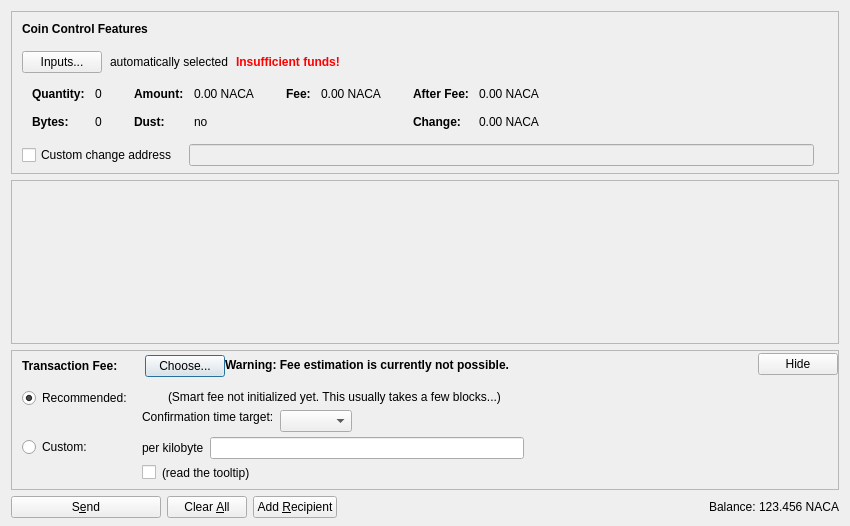
<?xml version="1.0" encoding="UTF-8"?>
<ui version="4.0">
 <class>SendCoinsDialog</class>
 <widget class="QDialog" name="SendCoinsDialog">
  <property name="geometry">
   <rect>
    <x>0</x>
    <y>0</y>
    <width>850</width>
    <height>526</height>
   </rect>
  </property>
  <property name="windowTitle">
   <string>Send Coins</string>
  </property>
  <layout class="QVBoxLayout" name="verticalLayout" stretch="0,1,0,0">
   <property name="bottomMargin">
    <number>8</number>
   </property>
   <item>
    <widget class="QFrame" name="frameCoinControl">
     <property name="sizePolicy">
      <sizepolicy hsizetype="Expanding" vsizetype="Expanding">
       <horstretch>0</horstretch>
       <verstretch>0</verstretch>
      </sizepolicy>
     </property>
     <property name="maximumSize">
      <size>
       <width>16777215</width>
       <height>16777215</height>
      </size>
     </property>
     <property name="frameShape">
      <enum>QFrame::StyledPanel</enum>
     </property>
     <property name="frameShadow">
      <enum>QFrame::Sunken</enum>
     </property>
     <layout class="QVBoxLayout" name="verticalLayoutCoinControl2">
      <property name="spacing">
       <number>0</number>
      </property>
      <property name="leftMargin">
       <number>0</number>
      </property>
      <property name="topMargin">
       <number>0</number>
      </property>
      <property name="rightMargin">
       <number>0</number>
      </property>
      <property name="bottomMargin">
       <number>6</number>
      </property>
      <item>
       <layout class="QVBoxLayout" name="verticalLayoutCoinControl" stretch="0,0,0,0,1">
        <property name="spacing">
         <number>0</number>
        </property>
        <property name="leftMargin">
         <number>10</number>
        </property>
        <property name="topMargin">
         <number>10</number>
        </property>
        <item>
         <layout class="QHBoxLayout" name="horizontalLayoutCoinControl1">
          <property name="bottomMargin">
           <number>15</number>
          </property>
          <item>
           <widget class="QLabel" name="labelCoinControlFeatures">
            <property name="sizePolicy">
             <sizepolicy hsizetype="Preferred" vsizetype="Maximum">
              <horstretch>0</horstretch>
              <verstretch>0</verstretch>
             </sizepolicy>
            </property>
            <property name="font">
             <font>
              <weight>75</weight>
              <bold>true</bold>
             </font>
            </property>
            <property name="styleSheet">
             <string notr="true">font-weight:bold;</string>
            </property>
            <property name="text">
             <string>Coin Control Features</string>
            </property>
           </widget>
          </item>
         </layout>
        </item>
        <item>
         <layout class="QHBoxLayout" name="horizontalLayoutCoinControl2" stretch="0,0,0,0">
          <property name="spacing">
           <number>8</number>
          </property>
          <property name="bottomMargin">
           <number>10</number>
          </property>
          <item>
           <widget class="QPushButton" name="pushButtonCoinControl">
            <property name="styleSheet">
             <string notr="true"/>
            </property>
            <property name="text">
             <string>Inputs...</string>
            </property>
            <property name="autoDefault">
             <bool>false</bool>
            </property>
           </widget>
          </item>
          <item>
           <widget class="QLabel" name="labelCoinControlAutomaticallySelected">
            <property name="text">
             <string>automatically selected</string>
            </property>
            <property name="margin">
             <number>5</number>
            </property>
           </widget>
          </item>
          <item>
           <widget class="QLabel" name="labelCoinControlInsuffFunds">
            <property name="font">
             <font>
              <weight>75</weight>
              <bold>true</bold>
             </font>
            </property>
            <property name="styleSheet">
             <string notr="true">color:red;font-weight:bold;</string>
            </property>
            <property name="text">
             <string>Insufficient funds!</string>
            </property>
            <property name="margin">
             <number>5</number>
            </property>
           </widget>
          </item>
          <item>
           <spacer name="horizontalSpacerCoinControl">
            <property name="orientation">
             <enum>Qt::Horizontal</enum>
            </property>
            <property name="sizeHint" stdset="0">
             <size>
              <width>40</width>
              <height>1</height>
             </size>
            </property>
           </spacer>
          </item>
         </layout>
        </item>
        <item>
         <widget class="QWidget" name="widgetCoinControl" native="true">
          <property name="sizePolicy">
           <sizepolicy hsizetype="Preferred" vsizetype="Preferred">
            <horstretch>0</horstretch>
            <verstretch>0</verstretch>
           </sizepolicy>
          </property>
          <property name="minimumSize">
           <size>
            <width>0</width>
            <height>0</height>
           </size>
          </property>
          <property name="styleSheet">
           <string notr="true"/>
          </property>
          <layout class="QHBoxLayout" name="horizontalLayoutCoinControl5">
           <property name="leftMargin">
            <number>0</number>
           </property>
           <property name="topMargin">
            <number>0</number>
           </property>
           <property name="rightMargin">
            <number>0</number>
           </property>
           <property name="bottomMargin">
            <number>0</number>
           </property>
           <item>
            <layout class="QHBoxLayout" name="horizontalLayoutCoinControl3" stretch="0,0,0,1">
             <property name="spacing">
              <number>20</number>
             </property>
             <property name="topMargin">
              <number>0</number>
             </property>
             <property name="bottomMargin">
              <number>10</number>
             </property>
             <item>
              <layout class="QFormLayout" name="formLayoutCoinControl1">
               <property name="horizontalSpacing">
                <number>10</number>
               </property>
               <property name="verticalSpacing">
                <number>14</number>
               </property>
               <property name="leftMargin">
                <number>10</number>
               </property>
               <property name="topMargin">
                <number>4</number>
               </property>
               <property name="rightMargin">
                <number>6</number>
               </property>
               <item row="0" column="0">
                <widget class="QLabel" name="labelCoinControlQuantityText">
                 <property name="font">
                  <font>
                   <weight>75</weight>
                   <bold>true</bold>
                  </font>
                 </property>
                 <property name="text">
                  <string>Quantity:</string>
                 </property>
                 <property name="margin">
                  <number>0</number>
                 </property>
                </widget>
               </item>
               <item row="0" column="1">
                <widget class="QLabel" name="labelCoinControlQuantity">
                 <property name="cursor">
                  <cursorShape>IBeamCursor</cursorShape>
                 </property>
                 <property name="contextMenuPolicy">
                  <enum>Qt::ActionsContextMenu</enum>
                 </property>
                 <property name="text">
                  <string notr="true">0</string>
                 </property>
                 <property name="margin">
                  <number>0</number>
                 </property>
                 <property name="textInteractionFlags">
                  <set>Qt::LinksAccessibleByMouse|Qt::TextSelectableByKeyboard|Qt::TextSelectableByMouse</set>
                 </property>
                </widget>
               </item>
               <item row="1" column="0">
                <widget class="QLabel" name="labelCoinControlBytesText">
                 <property name="font">
                  <font>
                   <weight>75</weight>
                   <bold>true</bold>
                  </font>
                 </property>
                 <property name="text">
                  <string>Bytes:</string>
                 </property>
                </widget>
               </item>
               <item row="1" column="1">
                <widget class="QLabel" name="labelCoinControlBytes">
                 <property name="cursor">
                  <cursorShape>IBeamCursor</cursorShape>
                 </property>
                 <property name="contextMenuPolicy">
                  <enum>Qt::ActionsContextMenu</enum>
                 </property>
                 <property name="text">
                  <string notr="true">0</string>
                 </property>
                 <property name="textInteractionFlags">
                  <set>Qt::LinksAccessibleByMouse|Qt::TextSelectableByKeyboard|Qt::TextSelectableByMouse</set>
                 </property>
                </widget>
               </item>
              </layout>
             </item>
             <item>
              <layout class="QFormLayout" name="formLayoutCoinControl2">
               <property name="horizontalSpacing">
                <number>10</number>
               </property>
               <property name="verticalSpacing">
                <number>14</number>
               </property>
               <property name="leftMargin">
                <number>6</number>
               </property>
               <property name="topMargin">
                <number>4</number>
               </property>
               <property name="rightMargin">
                <number>6</number>
               </property>
               <item row="0" column="0">
                <widget class="QLabel" name="labelCoinControlAmountText">
                 <property name="font">
                  <font>
                   <weight>75</weight>
                   <bold>true</bold>
                  </font>
                 </property>
                 <property name="text">
                  <string>Amount:</string>
                 </property>
                 <property name="margin">
                  <number>0</number>
                 </property>
                </widget>
               </item>
               <item row="0" column="1">
                <widget class="QLabel" name="labelCoinControlAmount">
                 <property name="cursor">
                  <cursorShape>IBeamCursor</cursorShape>
                 </property>
                 <property name="contextMenuPolicy">
                  <enum>Qt::ActionsContextMenu</enum>
                 </property>
                 <property name="text">
                  <string notr="true">0.00 NACA</string>
                 </property>
                 <property name="textInteractionFlags">
                  <set>Qt::LinksAccessibleByMouse|Qt::TextSelectableByKeyboard|Qt::TextSelectableByMouse</set>
                 </property>
                </widget>
               </item>
               <item row="1" column="0">
                <widget class="QLabel" name="labelCoinControlLowOutputText">
                 <property name="font">
                  <font>
                   <weight>75</weight>
                   <bold>true</bold>
                  </font>
                 </property>
                 <property name="text">
                  <string>Dust:</string>
                 </property>
                </widget>
               </item>
               <item row="1" column="1">
                <widget class="QLabel" name="labelCoinControlLowOutput">
                 <property name="cursor">
                  <cursorShape>IBeamCursor</cursorShape>
                 </property>
                 <property name="contextMenuPolicy">
                  <enum>Qt::ActionsContextMenu</enum>
                 </property>
                 <property name="text">
                  <string notr="true">no</string>
                 </property>
                 <property name="textInteractionFlags">
                  <set>Qt::LinksAccessibleByMouse|Qt::TextSelectableByKeyboard|Qt::TextSelectableByMouse</set>
                 </property>
                </widget>
               </item>
              </layout>
             </item>
             <item>
              <layout class="QFormLayout" name="formLayoutCoinControl3">
               <property name="horizontalSpacing">
                <number>10</number>
               </property>
               <property name="verticalSpacing">
                <number>14</number>
               </property>
               <property name="leftMargin">
                <number>6</number>
               </property>
               <property name="topMargin">
                <number>4</number>
               </property>
               <property name="rightMargin">
                <number>6</number>
               </property>
               <item row="0" column="0">
                <widget class="QLabel" name="labelCoinControlFeeText">
                 <property name="font">
                  <font>
                   <weight>75</weight>
                   <bold>true</bold>
                  </font>
                 </property>
                 <property name="text">
                  <string>Fee:</string>
                 </property>
                 <property name="margin">
                  <number>0</number>
                 </property>
                </widget>
               </item>
               <item row="0" column="1">
                <widget class="QLabel" name="labelCoinControlFee">
                 <property name="cursor">
                  <cursorShape>IBeamCursor</cursorShape>
                 </property>
                 <property name="contextMenuPolicy">
                  <enum>Qt::ActionsContextMenu</enum>
                 </property>
                 <property name="text">
                  <string notr="true">0.00 NACA</string>
                 </property>
                 <property name="textInteractionFlags">
                  <set>Qt::LinksAccessibleByMouse|Qt::TextSelectableByKeyboard|Qt::TextSelectableByMouse</set>
                 </property>
                </widget>
               </item>
              </layout>
             </item>
             <item>
              <layout class="QFormLayout" name="formLayoutCoinControl4">
               <property name="horizontalSpacing">
                <number>10</number>
               </property>
               <property name="verticalSpacing">
                <number>14</number>
               </property>
               <property name="leftMargin">
                <number>6</number>
               </property>
               <property name="topMargin">
                <number>4</number>
               </property>
               <property name="rightMargin">
                <number>6</number>
               </property>
               <item row="0" column="0">
                <widget class="QLabel" name="labelCoinControlAfterFeeText">
                 <property name="font">
                  <font>
                   <weight>75</weight>
                   <bold>true</bold>
                  </font>
                 </property>
                 <property name="text">
                  <string>After Fee:</string>
                 </property>
                 <property name="margin">
                  <number>0</number>
                 </property>
                </widget>
               </item>
               <item row="0" column="1">
                <widget class="QLabel" name="labelCoinControlAfterFee">
                 <property name="cursor">
                  <cursorShape>IBeamCursor</cursorShape>
                 </property>
                 <property name="contextMenuPolicy">
                  <enum>Qt::ActionsContextMenu</enum>
                 </property>
                 <property name="text">
                  <string notr="true">0.00 NACA</string>
                 </property>
                 <property name="textInteractionFlags">
                  <set>Qt::LinksAccessibleByMouse|Qt::TextSelectableByKeyboard|Qt::TextSelectableByMouse</set>
                 </property>
                </widget>
               </item>
               <item row="1" column="0">
                <widget class="QLabel" name="labelCoinControlChangeText">
                 <property name="font">
                  <font>
                   <weight>75</weight>
                   <bold>true</bold>
                  </font>
                 </property>
                 <property name="text">
                  <string>Change:</string>
                 </property>
                </widget>
               </item>
               <item row="1" column="1">
                <widget class="QLabel" name="labelCoinControlChange">
                 <property name="cursor">
                  <cursorShape>IBeamCursor</cursorShape>
                 </property>
                 <property name="contextMenuPolicy">
                  <enum>Qt::ActionsContextMenu</enum>
                 </property>
                 <property name="text">
                  <string notr="true">0.00 NACA</string>
                 </property>
                 <property name="textInteractionFlags">
                  <set>Qt::LinksAccessibleByMouse|Qt::TextSelectableByKeyboard|Qt::TextSelectableByMouse</set>
                 </property>
                </widget>
               </item>
              </layout>
             </item>
            </layout>
           </item>
          </layout>
         </widget>
        </item>
        <item>
         <layout class="QHBoxLayout" name="horizontalLayoutCoinControl4" stretch="0,0,0">
          <property name="spacing">
           <number>12</number>
          </property>
          <property name="sizeConstraint">
           <enum>QLayout::SetDefaultConstraint</enum>
          </property>
          <property name="topMargin">
           <number>5</number>
          </property>
          <property name="rightMargin">
           <number>5</number>
          </property>
          <item>
           <widget class="QCheckBox" name="checkBoxCoinControlChange">
            <property name="toolTip">
             <string>If this is activated, but the change address is empty or invalid, change will be sent to a newly generated address.</string>
            </property>
            <property name="text">
             <string>Custom change address</string>
            </property>
           </widget>
          </item>
          <item>
           <widget class="QValidatedLineEdit" name="lineEditCoinControlChange">
            <property name="enabled">
             <bool>false</bool>
            </property>
            <property name="sizePolicy">
             <sizepolicy hsizetype="Expanding" vsizetype="Fixed">
              <horstretch>0</horstretch>
              <verstretch>0</verstretch>
             </sizepolicy>
            </property>
           </widget>
          </item>
          <item>
           <widget class="QLabel" name="labelCoinControlChangeLabel">
            <property name="sizePolicy">
             <sizepolicy hsizetype="Preferred" vsizetype="Expanding">
              <horstretch>0</horstretch>
              <verstretch>0</verstretch>
             </sizepolicy>
            </property>
            <property name="minimumSize">
             <size>
              <width>0</width>
              <height>0</height>
             </size>
            </property>
            <property name="text">
             <string/>
            </property>
            <property name="margin">
             <number>3</number>
            </property>
           </widget>
          </item>
         </layout>
        </item>
        <item>
         <spacer name="verticalSpacerCoinControl">
          <property name="orientation">
           <enum>Qt::Vertical</enum>
          </property>
          <property name="sizeHint" stdset="0">
           <size>
            <width>800</width>
            <height>1</height>
           </size>
          </property>
         </spacer>
        </item>
       </layout>
      </item>
     </layout>
    </widget>
   </item>
   <item>
    <widget class="QScrollArea" name="scrollArea">
     <property name="widgetResizable">
      <bool>true</bool>
     </property>
     <widget class="QWidget" name="scrollAreaWidgetContents">
      <property name="geometry">
       <rect>
        <x>0</x>
        <y>0</y>
        <width>830</width>
        <height>104</height>
       </rect>
      </property>
      <layout class="QVBoxLayout" name="verticalLayout_2" stretch="0,1">
       <property name="leftMargin">
        <number>0</number>
       </property>
       <property name="topMargin">
        <number>0</number>
       </property>
       <property name="rightMargin">
        <number>0</number>
       </property>
       <property name="bottomMargin">
        <number>0</number>
       </property>
       <item>
        <layout class="QVBoxLayout" name="entries">
         <property name="spacing">
          <number>6</number>
         </property>
        </layout>
       </item>
       <item>
        <spacer name="verticalSpacer">
         <property name="orientation">
          <enum>Qt::Vertical</enum>
         </property>
         <property name="sizeHint" stdset="0">
          <size>
           <width>20</width>
           <height>40</height>
          </size>
         </property>
        </spacer>
       </item>
      </layout>
     </widget>
    </widget>
   </item>
   <item>
    <widget class="QFrame" name="frameFee">
     <property name="sizePolicy">
      <sizepolicy hsizetype="Expanding" vsizetype="Expanding">
       <horstretch>0</horstretch>
       <verstretch>0</verstretch>
      </sizepolicy>
     </property>
     <property name="maximumSize">
      <size>
       <width>16777215</width>
       <height>16777215</height>
      </size>
     </property>
     <property name="frameShape">
      <enum>QFrame::StyledPanel</enum>
     </property>
     <property name="frameShadow">
      <enum>QFrame::Sunken</enum>
     </property>
     <layout class="QVBoxLayout" name="verticalLayoutFee1">
      <property name="spacing">
       <number>0</number>
      </property>
      <property name="leftMargin">
       <number>0</number>
      </property>
      <property name="topMargin">
       <number>0</number>
      </property>
      <property name="rightMargin">
       <number>0</number>
      </property>
      <property name="bottomMargin">
       <number>0</number>
      </property>
      <item>
       <layout class="QVBoxLayout" name="verticalLayoutFee2" stretch="0,0,0">
        <property name="spacing">
         <number>0</number>
        </property>
        <property name="leftMargin">
         <number>10</number>
        </property>
        <property name="topMargin">
         <number>0</number>
        </property>
        <item>
         <layout class="QHBoxLayout" name="horizontalLayoutFee1">
          <property name="bottomMargin">
           <number>0</number>
          </property>
          <item>
           <layout class="QVBoxLayout" name="verticalLayoutFee7">
            <property name="spacing">
             <number>0</number>
            </property>
            <item>
             <spacer name="verticalSpacerSmartFee">
              <property name="orientation">
               <enum>Qt::Vertical</enum>
              </property>
              <property name="sizeType">
               <enum>QSizePolicy::Fixed</enum>
              </property>
              <property name="sizeHint" stdset="0">
               <size>
                <width>1</width>
                <height>4</height>
               </size>
              </property>
             </spacer>
            </item>
            <item>
             <layout class="QHBoxLayout" name="horizontalLayoutSmartFee">
              <property name="spacing">
               <number>10</number>
              </property>
              <item>
               <widget class="QLabel" name="labelFeeHeadline">
                <property name="sizePolicy">
                 <sizepolicy hsizetype="Preferred" vsizetype="Maximum">
                  <horstretch>0</horstretch>
                  <verstretch>0</verstretch>
                 </sizepolicy>
                </property>
                <property name="font">
                 <font>
                  <weight>75</weight>
                  <bold>true</bold>
                 </font>
                </property>
                <property name="styleSheet">
                 <string notr="true">font-weight:bold;</string>
                </property>
                <property name="text">
                 <string>Transaction Fee:</string>
                </property>
               </widget>
              </item>
              <item>
               <widget class="QLabel" name="labelFeeMinimized">
                <property name="text">
                 <string/>
                </property>
               </widget>
              </item>
              <item>
               <widget class="QPushButton" name="buttonChooseFee">
                <property name="text">
                 <string>Choose...</string>
                </property>
               </widget>
              </item>
             </layout>
            </item>
            <item>
             <spacer name="verticalSpacer_5">
              <property name="orientation">
               <enum>Qt::Vertical</enum>
              </property>
              <property name="sizeHint" stdset="0">
               <size>
                <width>1</width>
                <height>1</height>
               </size>
              </property>
             </spacer>
            </item>
           </layout>
          </item>
          <item>
           <widget class="QLabel" name="fallbackFeeWarningLabel">
            <property name="toolTip">
             <string>Using the fallbackfee can result in sending a transaction that will take several hours or days (or never) to confirm. Consider choosing your fee manually or wait until you have validated the complete chain.</string>
            </property>
            <property name="font">
            <font>
                <weight>75</weight>
                <bold>true</bold>
            </font>
            </property>
            <property name="text">
             <string>Warning: Fee estimation is currently not possible.</string>
            </property>
            <property name="wordWrap">
             <bool>false</bool>
            </property>
           </widget>
          </item>
          <item>
           <spacer name="horizontalSpacer_4">
            <property name="orientation">
             <enum>Qt::Horizontal</enum>
            </property>
            <property name="sizeType">
             <enum>QSizePolicy::MinimumExpanding</enum>
            </property>
            <property name="sizeHint" stdset="0">
             <size>
              <width>40</width>
              <height>20</height>
             </size>
            </property>
           </spacer>
          </item>
          <item>
           <widget class="QPushButton" name="buttonMinimizeFee">
            <property name="toolTip">
             <string>collapse fee-settings</string>
            </property>
            <property name="text">
             <string>Hide</string>
            </property>
           </widget>
          </item>
         </layout>
        </item>
        <item>
         <widget class="QFrame" name="frameFeeSelection">
          <layout class="QVBoxLayout" name="verticalLayoutFee12">
           <property name="spacing">
            <number>0</number>
           </property>
           <property name="leftMargin">
            <number>0</number>
           </property>
           <property name="topMargin">
            <number>0</number>
           </property>
           <property name="rightMargin">
            <number>0</number>
           </property>
           <property name="bottomMargin">
            <number>0</number>
           </property>
           <item>
            <layout class="QGridLayout" name="gridLayoutFee">
             <property name="topMargin">
              <number>10</number>
             </property>
             <property name="bottomMargin">
              <number>4</number>
             </property>
             <property name="horizontalSpacing">
              <number>10</number>
             </property>
             <property name="verticalSpacing">
              <number>4</number>
             </property>
             <item row="1" column="1">
              <layout class="QVBoxLayout" name="verticalLayoutFee8">
               <property name="spacing">
                <number>6</number>
               </property>
               <item>
                <layout class="QHBoxLayout" name="horizontalLayoutFee13">
                 <item>
                  <widget class="QLabel" name="labelCustomPerKilobyte">
                   <property name="toolTip">
                    <string>Specify a custom fee per kB (1,000 bytes) of the transaction's virtual size.

Note:  Since the fee is calculated on a per-byte basis, a fee of "100 satoshis per kB" for a transaction size of 500 bytes (half of 1 kB) would ultimately yield a fee of only 50 satoshis.</string>
                   </property>
                   <property name="text">
                    <string>per kilobyte</string>
                   </property>
                  </widget>
                 </item>
                 <item>
                  <widget class="BitcoinAmountField" name="customFee"/>
                 </item>
                 <item>
                  <spacer name="horizontalSpacer_6">
                   <property name="orientation">
                    <enum>Qt::Horizontal</enum>
                   </property>
                   <property name="sizeHint" stdset="0">
                    <size>
                     <width>1</width>
                     <height>1</height>
                    </size>
                   </property>
                  </spacer>
                 </item>
                </layout>
               </item>
               <item>
                <layout class="QHBoxLayout" name="horizontalLayoutFee8">
                 <item>
                  <widget class="QCheckBox" name="checkBoxMinimumFee">
                   <property name="toolTip">
                    <string>Paying only the minimum fee is just fine as long as there is less transaction volume than space in the blocks. But be aware that this can end up in a never confirming transaction once there is more demand for nacacoin transactions than the network can process.</string>
                   </property>
                   <property name="text">
                    <string/>
                   </property>
                  </widget>
                 </item>
                 <item>
                  <widget class="QLabel" name="labelMinFeeWarning">
                   <property name="enabled">
                    <bool>true</bool>
                   </property>
                   <property name="toolTip">
                    <string>Paying only the minimum fee is just fine as long as there is less transaction volume than space in the blocks. But be aware that this can end up in a never confirming transaction once there is more demand for nacacoin transactions than the network can process.</string>
                   </property>
                   <property name="text">
                    <string>(read the tooltip)</string>
                   </property>
                   <property name="margin">
                    <number>5</number>
                   </property>
                  </widget>
                 </item>
                 <item>
                  <spacer name="horizontalSpacer_2">
                   <property name="orientation">
                    <enum>Qt::Horizontal</enum>
                   </property>
                   <property name="sizeHint" stdset="0">
                    <size>
                     <width>1</width>
                     <height>1</height>
                    </size>
                   </property>
                  </spacer>
                 </item>
                </layout>
               </item>
              </layout>
             </item>
             <item row="0" column="0">
              <layout class="QVBoxLayout" name="verticalLayoutFee4" stretch="0,1">
               <item>
                <widget class="QRadioButton" name="radioSmartFee">
                 <property name="text">
                  <string>Recommended:</string>
                 </property>
                 <property name="checked">
                  <bool>true</bool>
                 </property>
                 <attribute name="buttonGroup">
                  <string notr="true">groupFee</string>
                 </attribute>
                </widget>
               </item>
               <item>
                <spacer name="verticalSpacer_2">
                 <property name="orientation">
                  <enum>Qt::Vertical</enum>
                 </property>
                 <property name="sizeHint" stdset="0">
                  <size>
                   <width>1</width>
                   <height>1</height>
                  </size>
                 </property>
                </spacer>
               </item>
              </layout>
             </item>
             <item row="1" column="0">
              <layout class="QVBoxLayout" name="verticalLayoutFee9" stretch="0,1">
               <item>
                <widget class="QRadioButton" name="radioCustomFee">
                 <property name="text">
                  <string>Custom:</string>
                 </property>
                 <attribute name="buttonGroup">
                  <string notr="true">groupFee</string>
                 </attribute>
                </widget>
               </item>
               <item>
                <spacer name="verticalSpacer_6">
                 <property name="orientation">
                  <enum>Qt::Vertical</enum>
                 </property>
                 <property name="sizeHint" stdset="0">
                  <size>
                   <width>1</width>
                   <height>1</height>
                  </size>
                 </property>
                </spacer>
               </item>
              </layout>
             </item>
             <item row="0" column="1">
              <layout class="QVBoxLayout" name="verticalLayoutFee3" stretch="0,0,1">
               <property name="spacing">
                <number>6</number>
               </property>
               <property name="topMargin">
                <number>2</number>
               </property>
               <item>
                <layout class="QHBoxLayout" name="horizontalLayoutFee12">
                 <item>
                  <widget class="QLabel" name="labelSmartFee">
                   <property name="text">
                    <string/>
                   </property>
                   <property name="margin">
                    <number>2</number>
                   </property>
                  </widget>
                 </item>
                 <item>
                  <widget class="QLabel" name="labelFeeEstimation">
                   <property name="text">
                    <string/>
                   </property>
                  </widget>
                 </item>
                 <item>
                  <widget class="QLabel" name="labelSmartFee2">
                   <property name="text">
                    <string>(Smart fee not initialized yet. This usually takes a few blocks...)</string>
                   </property>
                   <property name="margin">
                    <number>2</number>
                   </property>
                  </widget>
                 </item>
                 <item>
                  <spacer name="horizontalSpacer_5">
                   <property name="orientation">
                    <enum>Qt::Horizontal</enum>
                   </property>
                   <property name="sizeHint" stdset="0">
                    <size>
                     <width>1</width>
                     <height>1</height>
                    </size>
                   </property>
                  </spacer>
                 </item>
                </layout>
               </item>
               <item>
                <layout class="QHBoxLayout" name="horizontalLayoutFee9">
                 <item>
                  <layout class="QVBoxLayout" name="verticalLayoutFee6">
                   <item>
                    <widget class="QLabel" name="labelSmartFee3">
                     <property name="text">
                      <string>Confirmation time target:</string>
                     </property>
                     <property name="margin">
                      <number>2</number>
                     </property>
                    </widget>
                   </item>
                   <item>
                    <spacer name="verticalSpacer_3">
                     <property name="orientation">
                      <enum>Qt::Vertical</enum>
                     </property>
                     <property name="sizeHint" stdset="0">
                      <size>
                       <width>1</width>
                       <height>1</height>
                      </size>
                     </property>
                    </spacer>
                   </item>
                  </layout>
                 </item>
                 <item>
                  <layout class="QVBoxLayout" name="verticalLayoutFee5">
                   <property name="rightMargin">
                    <number>30</number>
                   </property>
                   <item>
                    <layout class="QHBoxLayout" name="horizontalLayoutConfTarget">
                     <property name="bottomMargin">
                      <number>0</number>
                     </property>
                     <item>
                      <widget class="QComboBox" name="confTargetSelector"/>
                     </item>
                     <item>
                      <spacer name="horizontalSpacerConfTarget">
                       <property name="orientation">
                        <enum>Qt::Horizontal</enum>
                       </property>
                       <property name="sizeHint" stdset="0">
                        <size>
                         <width>40</width>
                         <height>20</height>
                        </size>
                       </property>
                      </spacer>
                     </item>
                    </layout>
                   </item>
                  </layout>
                 </item>
                </layout>
               </item>
               <item>
                <spacer name="verticalSpacer_4">
                 <property name="orientation">
                  <enum>Qt::Vertical</enum>
                 </property>
                 <property name="sizeHint" stdset="0">
                  <size>
                   <width>1</width>
                   <height>1</height>
                  </size>
                 </property>
                </spacer>
               </item>
              </layout>
             </item>
            </layout>
           </item>
          </layout>
         </widget>
        </item>
        <item>
         <spacer name="verticalSpacerFee">
          <property name="orientation">
           <enum>Qt::Vertical</enum>
          </property>
          <property name="sizeHint" stdset="0">
           <size>
            <width>40</width>
            <height>5</height>
           </size>
          </property>
         </spacer>
        </item>
       </layout>
      </item>
     </layout>
    </widget>
   </item>
   <item>
    <layout class="QHBoxLayout" name="horizontalLayout">
     <item>
      <widget class="QPushButton" name="sendButton">
       <property name="minimumSize">
        <size>
         <width>150</width>
         <height>0</height>
        </size>
       </property>
       <property name="toolTip">
        <string>Confirm the send action</string>
       </property>
       <property name="text">
        <string>S&amp;end</string>
       </property>
       <property name="icon">
        <iconset resource="../bitcoin.qrc">
         <normaloff>:/icons/send</normaloff>:/icons/send</iconset>
       </property>
       <property name="autoDefault">
        <bool>false</bool>
       </property>
       <property name="default">
        <bool>false</bool>
       </property>
      </widget>
     </item>
     <item>
      <widget class="QPushButton" name="clearButton">
       <property name="sizePolicy">
        <sizepolicy hsizetype="Minimum" vsizetype="Fixed">
         <horstretch>0</horstretch>
         <verstretch>0</verstretch>
        </sizepolicy>
       </property>
       <property name="toolTip">
        <string>Clear all fields of the form.</string>
       </property>
       <property name="text">
        <string>Clear &amp;All</string>
       </property>
       <property name="icon">
        <iconset resource="../bitcoin.qrc">
         <normaloff>:/icons/remove</normaloff>:/icons/remove</iconset>
       </property>
       <property name="autoDefault">
        <bool>false</bool>
       </property>
      </widget>
     </item>
     <item>
      <widget class="QPushButton" name="addButton">
       <property name="toolTip">
        <string>Send to multiple recipients at once</string>
       </property>
       <property name="text">
        <string>Add &amp;Recipient</string>
       </property>
       <property name="icon">
        <iconset resource="../bitcoin.qrc">
         <normaloff>:/icons/add</normaloff>:/icons/add</iconset>
       </property>
       <property name="autoDefault">
        <bool>false</bool>
       </property>
      </widget>
     </item>
     <item>
      <spacer name="horizontalSpacer">
       <property name="orientation">
        <enum>Qt::Horizontal</enum>
       </property>
       <property name="sizeHint" stdset="0">
        <size>
         <width>40</width>
         <height>20</height>
        </size>
       </property>
      </spacer>
     </item>
     <item>
      <layout class="QHBoxLayout" name="horizontalLayout_2">
       <property name="spacing">
        <number>3</number>
       </property>
       <item>
        <widget class="QLabel" name="label">
         <property name="sizePolicy">
          <sizepolicy hsizetype="Preferred" vsizetype="Fixed">
           <horstretch>0</horstretch>
           <verstretch>0</verstretch>
          </sizepolicy>
         </property>
         <property name="text">
          <string>Balance:</string>
         </property>
        </widget>
       </item>
       <item>
        <widget class="QLabel" name="labelBalance">
         <property name="sizePolicy">
          <sizepolicy hsizetype="Preferred" vsizetype="Fixed">
           <horstretch>0</horstretch>
           <verstretch>0</verstretch>
          </sizepolicy>
         </property>
         <property name="cursor">
          <cursorShape>IBeamCursor</cursorShape>
         </property>
         <property name="text">
          <string notr="true">123.456 NACA</string>
         </property>
         <property name="textInteractionFlags">
          <set>Qt::LinksAccessibleByMouse|Qt::TextSelectableByKeyboard|Qt::TextSelectableByMouse</set>
         </property>
        </widget>
       </item>
      </layout>
     </item>
    </layout>
   </item>
  </layout>
 </widget>
 <customwidgets>
  <customwidget>
   <class>QValidatedLineEdit</class>
   <extends>QLineEdit</extends>
   <header>qt/qvalidatedlineedit.h</header>
  </customwidget>
  <customwidget>
   <class>BitcoinAmountField</class>
   <extends>QLineEdit</extends>
   <header>qt/bitcoinamountfield.h</header>
   <container>1</container>
  </customwidget>
 </customwidgets>
 <resources>
  <include location="../bitcoin.qrc"/>
 </resources>
 <connections/>
 <buttongroups>
  <buttongroup name="groupFee"/>
 </buttongroups>
</ui>
